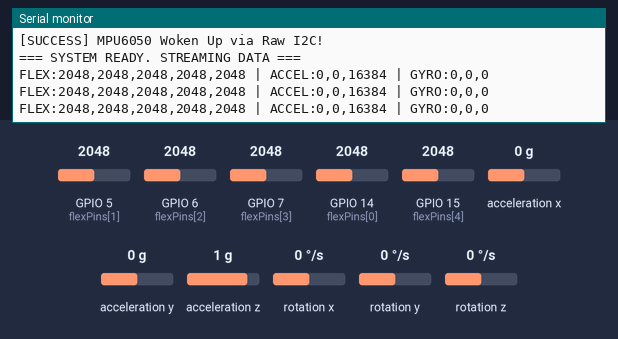
Recording of a sketch running on a simulated ESP32-S3. Parts: the last lines printed to the serial monitor. Wiring (inferred from the names in the program): MPU-6050 motion sensor at I2C address 0x68. Inputs (shaded band) come from the test bench; at power-on: acceleration x 0 g, GPIO 5 (flexPins[1]) = 2048, GPIO 6 (flexPins[2]) = 2048, GPIO 7 (flexPins[3]) = 2048, GPIO 14 (flexPins[0]) = 2048, GPIO 15 (flexPins[4]) = 2048, acceleration y 0 g, acceleration z 1 g, rotation x 0 °/s, rotation y 0 °/s, rotation z 0 °/s.

Above: at 4.2 s.
4.3 s: acceleration x set to -1.4 g
At 4.9 s:
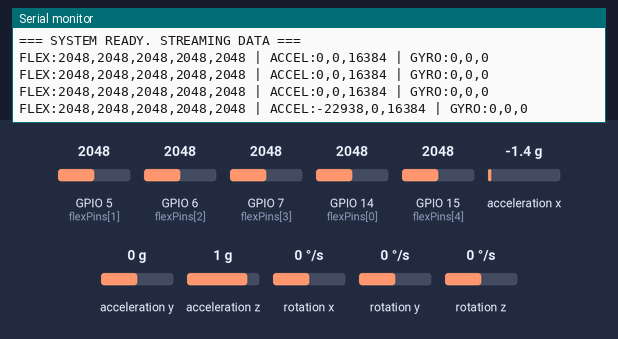
5.8 s: GPIO 5 (flexPins[1]) set to 2866
At 6.4 s:
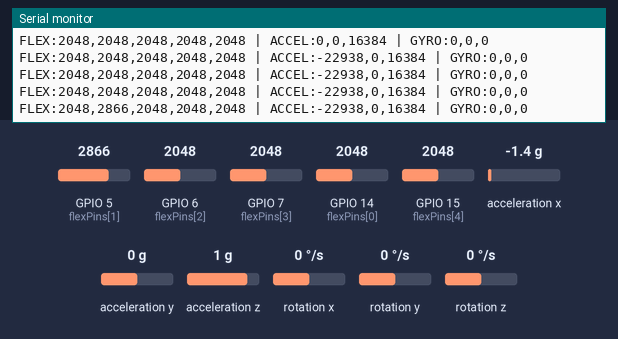
7.3 s: GPIO 6 (flexPins[2]) set to 2866
At 7.9 s:
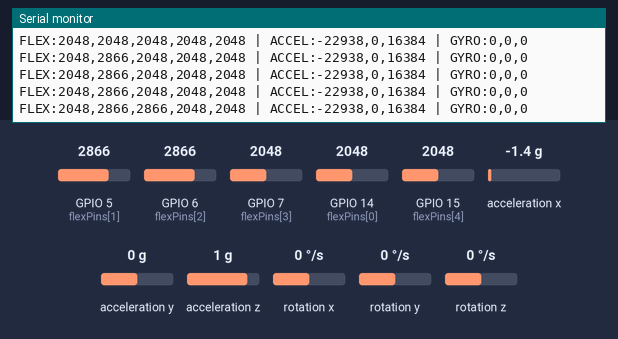
8.8 s: GPIO 7 (flexPins[3]) set to 2866
At 9.4 s:
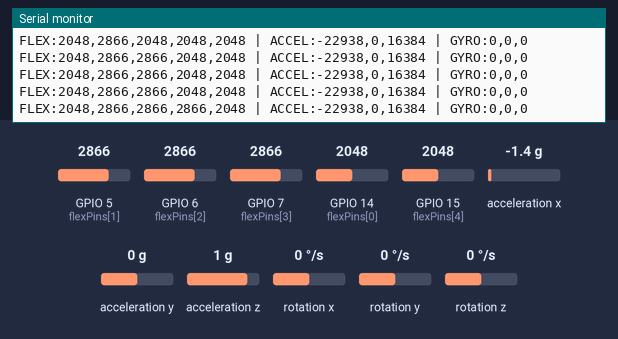
10.3 s: GPIO 14 (flexPins[0]) set to 2866
At 11.0 s:
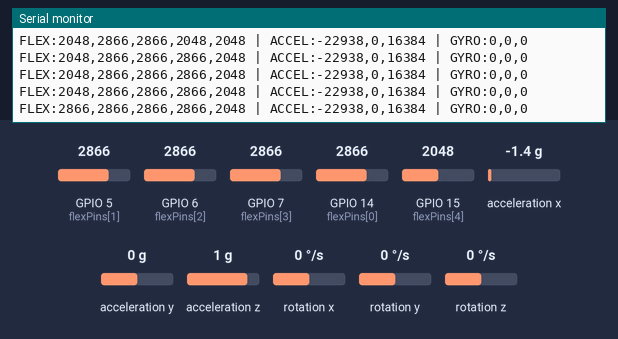
11.8 s: GPIO 15 (flexPins[4]) set to 2866
At 12.5 s:
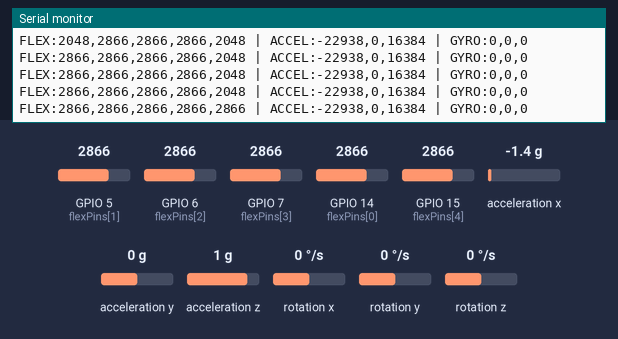

Measured:
- after the input at 4.3 s, the serial monitor: prints a new line after 0.21 s (image 1)
- after the input at 5.8 s, the serial monitor: prints a new line after 0.22 s (image 2)
- after the input at 7.3 s, the serial monitor: prints a new line after 0.23 s (image 3)
- after the input at 8.8 s, the serial monitor: prints a new line after 0.24 s (image 4)
- after the input at 10.3 s, the serial monitor: prints a new line after 0.24 s (image 5)
- after the input at 11.8 s, the serial monitor: prints a new line after 0.25 s (image 6)

The sketch:

Esp32_s3_sensor.ino
```cpp
#include <Arduino.h>
#include <Wire.h>

// ফ্লেক্স সেন্সরের অ্যানালগ পিনগুলো
const int flexPins[5] = {14, 5, 6, 7, 15};

// MPU6050 এর কাস্টম I2C পিন ও অ্যাড্রেস
#define I2C_SDA 8
#define I2C_SCL 9
const int MPU_ADDR = 0x68;

int16_t AcX, AcY, AcZ, Tmp, GyX, GyY, GyZ;

void setup() {
  Serial.begin(115200);
  delay(2000);

  Serial.println("\n=== SMART GLOVE SYSTEM INITIALIZING ===");

  // কাস্টম পিন দিয়ে I2C লাইন চালু করা
  Wire.begin(I2C_SDA, I2C_SCL);

  // MPU6050 কে ঘুম থেকে জাগানোর (Wake-Up) ডিরেক্ট কমান্ড
  Wire.beginTransmission(MPU_ADDR);
  Wire.write(0x6B);  // PWR_MGMT_1 রেজিস্টার
  Wire.write(0);     // 0 পাঠিয়ে সেন্সর অন করা হলো
  byte error = Wire.endTransmission();

  if (error == 0) {
    Serial.println("[SUCCESS] MPU6050 Woken Up via Raw I2C!");
  } else {
    Serial.println("[ERROR] Check wiring again!");
    while (1) { delay(10); }
  }

  // ফ্লেক্স সেন্সর পিনগুলোকে ইনপুট হিসেবে সেট করা
  for (int i = 0; i < 5; i++) {
    pinMode(flexPins[i], INPUT);
  }

  Serial.println("=== SYSTEM READY. STREAMING DATA ===");
  delay(1000);
}

void loop() {
  // ১. ফ্লেক্স সেন্সরের ডেটা রিড করা
  int flexValues[5];
  for (int i = 0; i < 5; i++) {
    flexValues[i] = analogRead(flexPins[i]);
  }

  // ২. MPU6050 থেকে ডেটা টেনে আনা (ডিরেক্ট রেজিস্টার রিড)
  Wire.beginTransmission(MPU_ADDR);
  Wire.write(0x3B);  // 0x3B (ACCEL_XOUT_H) থেকে পড়া শুরু
  Wire.endTransmission(false);
  Wire.requestFrom(MPU_ADDR, 14, true); // মোট ১৪ বাইট ডেটা রিকোয়েস্ট

  AcX = Wire.read()<<8 | Wire.read();
  AcY = Wire.read()<<8 | Wire.read();
  AcZ = Wire.read()<<8 | Wire.read();
  Tmp = Wire.read()<<8 | Wire.read(); // টেম্পারেচার (চাইলে বাদ দেওয়া যায়)
  GyX = Wire.read()<<8 | Wire.read();
  GyY = Wire.read()<<8 | Wire.read();
  GyZ = Wire.read()<<8 | Wire.read();

  // ৩. সিরিয়াল মনিটরে এক লাইনে প্রিন্ট করা
  Serial.print("FLEX:");
  for (int i = 0; i < 5; i++) {
    Serial.print(flexValues[i]);
    if (i < 4) Serial.print(",");
  }

  Serial.print(" | ACCEL:");
  Serial.print(AcX); Serial.print(",");
  Serial.print(AcY); Serial.print(",");
  Serial.print(AcZ);

  Serial.print(" | GYRO:");
  Serial.print(GyX); Serial.print(",");
  Serial.print(GyY); Serial.print(",");
  Serial.println(GyZ);

  delay(500); // একটু ডিলে (যাতে মনিটরে ডেটা পড়ার সময় পাস)
}
```
